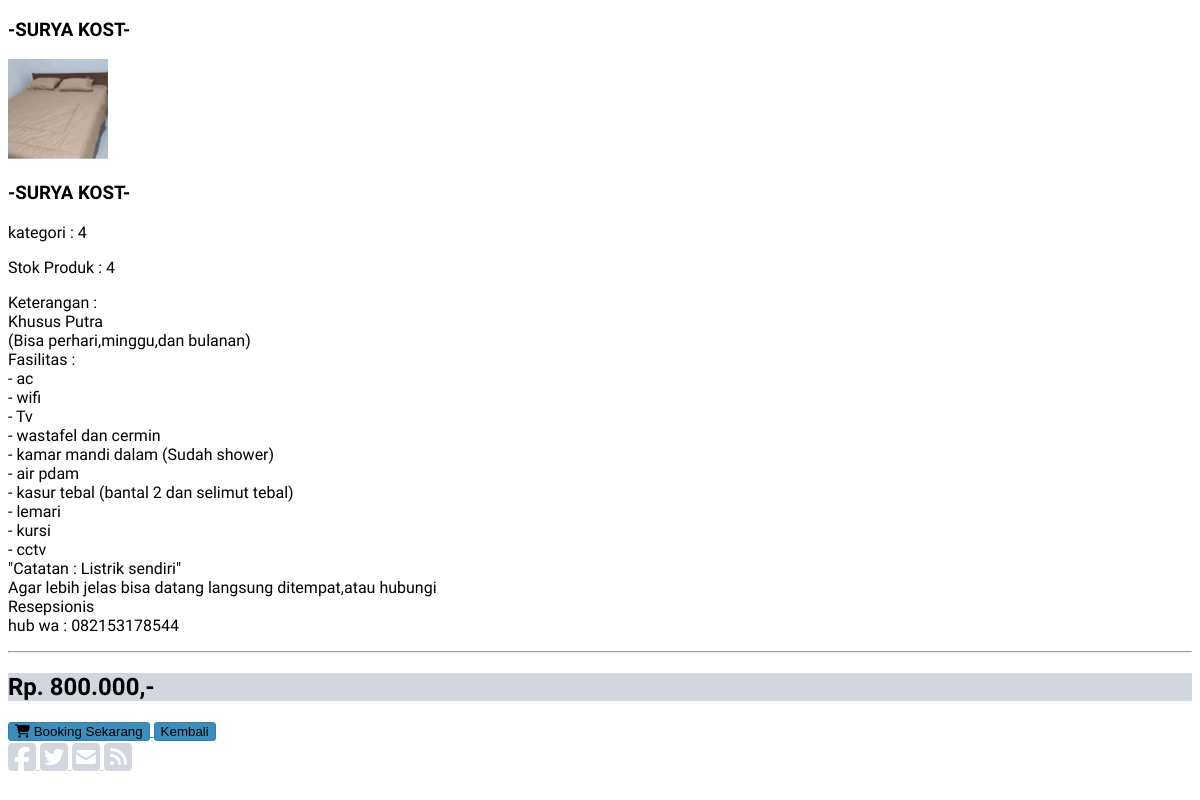
Screenshot of /home/detail_kost/30 with the database file from the repository.
### tables this page shows
CREATE TABLE `kost` (
  `id_kost` int(11) NOT NULL,
  `nama_kost` varchar(100) NOT NULL,
  `harga` int(11) NOT NULL,
  `nama_perusahaan` varchar(255) DEFAULT NULL,
  `no_hp` varchar(255) DEFAULT NULL,
  `lokasi` varchar(255) DEFAULT NULL,
  `provinsi` varchar(255) DEFAULT NULL,
  `kota` varchar(255) DEFAULT NULL,
  `sisa_kost` varchar(255) DEFAULT NULL,
  `deskripsi` text DEFAULT NULL,
  `kategori` varchar(255) DEFAULT NULL,
  `foto` text NOT NULL,
  `created_by` varchar(50) NOT NULL,
  `created_at` datetime NOT NULL DEFAULT current_timestamp(),
  `modified_by` varchar(50) NOT NULL,
  `modified_at` datetime DEFAULT NULL ON UPDATE current_timestamp()
);

### application/controllers/Home.php (called while the page is built, shortened)
<?php
class Home extends CI_Controller {
    public function detail_kost($id)
    {
        $this->load->model('Kost_model');
        $data = array(
            'title' => 'Detail Kost',
            'kost' => $this->Kost_model->detail_kost($id),
        );
        $this->load->view('front/home/detail_kost', $data);
    }
}

### index.php (called while the page is built, shortened)
<?php
require_once BASEPATH.'core/CodeIgniter.php';

### application/models/Kost_model.php (called while the page is built, shortened)
<?php  if ( ! defined('BASEPATH')) exit('No direct script access allowed');
class Kost_model extends CI_Model
{
  public function detail_kost($id)
    {
        $this->db->select("*");
        $this->db->from('kost');
        $this->db->where('id_kost', $id);
        return $this->db->get()->row();
    }
}

### application/views/front/home/detail_kost.php (the view, shortened to what this page needs)
<!DOCTYPE html>
<html lang="en">
<head>
    <link rel="stylesheet" href="<?= base_url() ?>templates/plugins/fontawesome-free/css/all.min.css">
    <link rel="stylesheet" href="<?= base_url() ?>templates/dist/css/adminlte.min.css">
    <link rel="stylesheet" href="<?= base_url() ?>templates/plugins/fontawesome-free/css/all.min.css">
    <link rel="stylesheet" href="<?= base_url() ?>templates/plugins/datatables-bs4/css/dataTables.bootstrap4.min.css">
    <link rel="stylesheet"
        href="<?= base_url() ?>templates/plugins/datatables-responsive/css/responsive.bootstrap4.min.css">
    <link rel="stylesheet" href="<?= base_url() ?>templates/plugins/datatables-buttons/css/buttons.bootstrap4.min.css">
    <link rel="stylesheet" href="<?= base_url() ?>templates/dist/css/adminlte.min.css">
    <link rel="stylesheet" href="https://cdnjs.cloudflare.com/ajax/libs/font-awesome/6.4.2/css/all.min.css">
    <link rel="stylesheet" href="<?= base_url() ?>templates/plugins/sweetalert2-theme-bootstrap-4/bootstrap-4.min.css">
</head>
<div class="card card-solid">
    <div class="card-body">
        <div class="row">
            <div class="col-12 col-sm-6">
                <h3 class="d-inline-block d-sm-none">
                    <?= $kost->nama_kost ?>
                </h3>
                <div class="col-12">
                    <img src="<?= base_url('assets/images/kost/' . $kost->foto) ?>" class="product-image"
                        alt="Product Image" height="100px" width="100px">
                </div>
            </div>
            <div class="col-12 col-sm-6">
                <h3 class="my-3">
                    <?= $kost->nama_kost ?>
                </h3>
                <p>kategori :
                    <?= $kost->kategori ?>
                </p>
                <p>Stok Produk :
                    <?= $kost->sisa_kost ?>
                </p>
                <p> <label for="">Keterangan :</label><br>
                    <?= $kost->deskripsi ?>
                </p>
                <hr>
                <div class="bg-gray py-2 px-3 mt-4">
                    <h2 class="mb-0">
                        Rp.
                        <?= number_format($kost->harga, 0, ',', '.') ?>,-
                    </h2>
                </div>
                <a href="<?php echo base_url('cart/buy/') . $kost->id_kost ?>">
                    <button class="btn btn-sm btn-primary"><i class="fa fa-shopping-cart"></i> Booking Sekarang</button>
                </a>
                <a href="<?php echo base_url('') ?>">
                    <button class="btn btn-sm btn-primary">Kembali</button>
                </a>
                <div class="mt-4 product-share">
                    <a href="#" class="text-gray">
                        <i class="fab fa-facebook-square fa-2x"></i>
                    </a>
                    <a href="#" class="text-gray">
                        <i class="fab fa-twitter-square fa-2x"></i>
                    </a>
                    <a href="#" class="text-gray">
                        <i class="fas fa-envelope-square fa-2x"></i>
                    </a>
                    <a href="#" class="text-gray">
                        <i class="fas fa-rss-square fa-2x"></i>
                    </a>
                </div>
            </div>
        </div>
    </div>
</div>
</html>

### rows the page displays
kost: nama_kost "-SURYA KOST-", foto (picture), kategori "4", sisa_kost "4", deskripsi "Khusus Putra (Bisa perhari,minggu,dan bulanan) Fasilitas : - ac - wifi - Tv - wastafel dan cermin - kamar mandi dalam (Sudah shower) - air pdam - kasur tebal (bantal 2 dan selimut tebal) - lemari - kursi - cctv \"Catatan : Listrik sendiri\" Agar lebih jelas bisa datang langsung ditempat,atau hubungi Resepsionis hub wa : 082153178544", harga "800.000"
